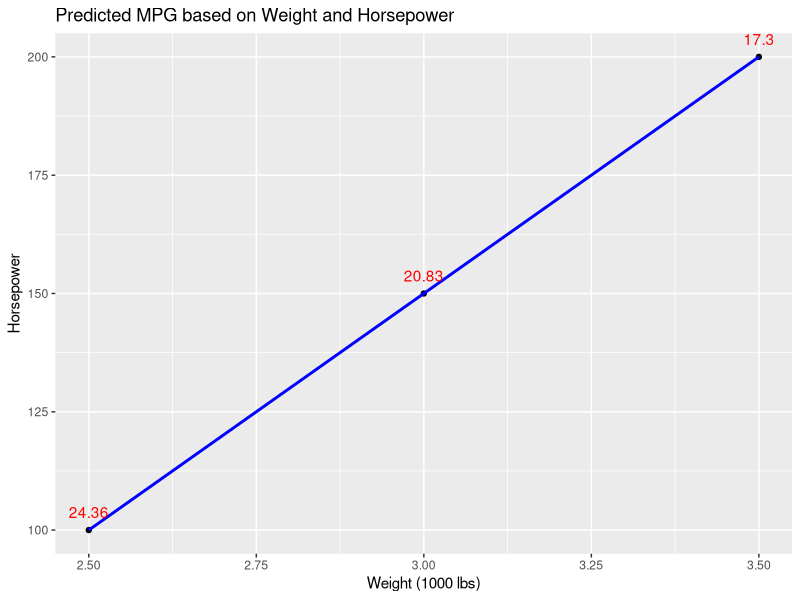

The R source for this figure:
library(ggplot2)
library(dplyr)

model <- lm(mpg ~ wt + hp, data = mtcars)
new_data <- data.frame(wt = c(2.5, 3.0, 3.5), hp = c(100, 150, 200))
predictions <- predict(model, newdata = new_data)

plot <- ggplot(new_data, aes(x = wt, y = hp)) +
  geom_point() +
  geom_smooth(method = "lm", se = FALSE, color = "blue") +
  geom_text(aes(label = round(predictions, 2)), vjust = -1, color = "red") +
  labs(title = "Predicted MPG based on Weight and Horsepower",
       x = "Weight (1000 lbs)",
       y = "Horsepower")
print(plot)
